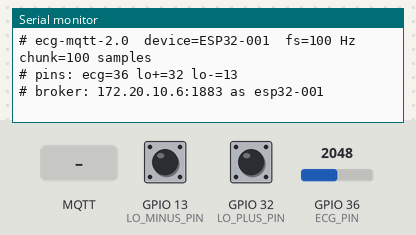
Bench run of a sketch on a simulated ESP32. Shown: the last lines printed to the serial monitor. The test bench sets the inputs (shaded band); at power-on: GPIO 13 (LO_MINUS_PIN) HIGH, GPIO 32 (LO_PLUS_PIN) HIGH, GPIO 36 (ECG_PIN) = 2048 (analog values on the 0–4095 scale). WiFi joins after 1.5 s; servers stay silent unless stated; no MQTT or app messages arrive unless stated.

Above: at 1.4 s.
1.5 s: MQTT message "1" arrives on the first subscribed topic
At 4.2 s:
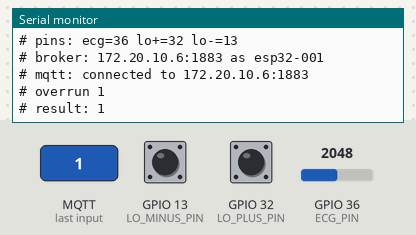
4.5 s: MQTT message "on" arrives on the first subscribed topic
At 4.9 s:
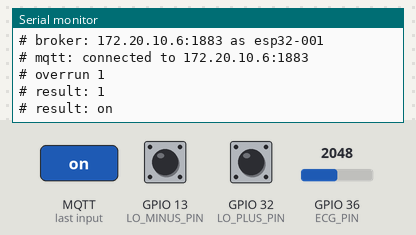
6.0 s: MQTT message "off" arrives on the first subscribed topic
At 7.3 s:
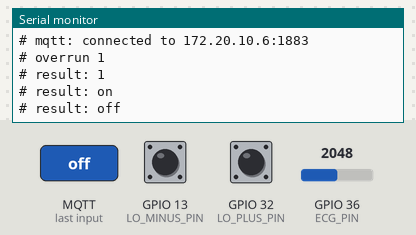

The sketch:

ecg_esp32_mqtt.ino
```cpp
/*
 * ECG acquisition  -  ESP32 + AD8232, streaming over Wi-Fi and MQTT
 * =================================================================
 *
 *   AD8232 -> ESP32 --Wi-Fi--> [ MQTT broker ] --> Flask backend -> 1D CNN
 *   ^^^^^^^^^^^^^^^^^^^^^^^^^
 *   this sketch
 *
 * This replaces the earlier version of this sketch, which captured a whole
 * ten-second window on the device and published it as one 9 KB message every
 * 30 seconds. That cannot drive a live waveform in a browser: nothing is seen
 * until a window is finished. This version publishes one second of samples at
 * a time, so the backend can draw the trace as it arrives, and assembles the
 * ten-second model window itself - using the same window rules as the USB
 * path, in one place, on the PC.
 *
 * USB is now only power, flashing and the debug console. The ECG itself
 * travels over Wi-Fi.
 *
 * WIRING  (unchanged, as verified on 2026-09-21 and 2026-09-23)
 *   AD8232 OUTPUT -> VP  = GPIO36   ADC1_CH0, input-only. ADC1 keeps working
 *                                   while Wi-Fi is on; ADC2 does not, which is
 *                                   why this pin matters for this sketch.
 *   AD8232 LO+    -> D32 = GPIO32   leads-off detection. Moved off GPIO12 on
 *                                   2026-09-21: GPIO12 is the MTDI strapping
 *                                   pin, and LO+ holding it HIGH at reset made
 *                                   the board watchdog-reset and an upload fail.
 *   AD8232 LO-    -> D13 = GPIO13   leads-off detection
 *   AD8232 3.3V   -> 3V3            NOT 5V: the output would exceed the 3.3 V
 *                                   ADC range and clip the QRS peaks.
 *   AD8232 GND    -> GND
 *
 * TOPICS   (device id only - never a patient name, see mosquitto/acl)
 *   ecg/devices/<DEVICE_ID>/data     published, QoS 0: one second of samples
 *   ecg/devices/<DEVICE_ID>/status   published retained, QoS 1: online/offline
 *   ecg/devices/<DEVICE_ID>/event    published, QoS 1: reconnects, overruns
 *   ecg/devices/<DEVICE_ID>/result   subscribed, QoS 1: the server's verdict
 *
 * CHUNK PAYLOAD
 *   {"device_id":"ESP32-001","seq":41,"t_us":123456789,"fs":100,"n":100,
 *    "lop":"000...0","lom":"000...0","adc":[2071,2068,...]}
 *   seq  increments by one per chunk, so the backend can see a lost chunk
 *   t_us micros() at the first sample of the chunk, for rate measurement
 *   lop  one character per sample, '1' = LO+ was high (that electrode off)
 *   lom  the same for LO-, so the backend keeps the per-lead detail
 *   adc  raw 12-bit counts. The device never normalises: the server z-scores
 *        with the same code the model was trained with, so the two cannot
 *        disagree about a statistic.
 *
 * CREDENTIALS
 *   In secrets.h, which is not in version control. Copy secrets_example.h.
 *
 * DEPENDENCIES  (Arduino IDE -> Library Manager)
 *   PubSubClient by Nick O'Leary
 */

#include <WiFi.h>
#include <PubSubClient.h>

#include "secrets.h"

#define FIRMWARE_VERSION "ecg-mqtt-2.0"

// ---------------------------------------------------------------------------
// Signal capture  -  unchanged from the verified USB sketch
// ---------------------------------------------------------------------------
const int ECG_PIN      = 36;   // VP
const int LO_PLUS_PIN  = 32;   // D32
const int LO_MINUS_PIN = 13;   // D13

const int SAMPLE_RATE = 100;                     // Hz - must match training
const int SAMPLE_US   = 1000000 / SAMPLE_RATE;   // 10,000 us between samples

const int CHUNK_SAMPLES = 100;                   // one second per message

// 100 readings of up to 4 characters plus the envelope and the lead-off
// string. PubSubClient's default buffer is 256 bytes, which would silently
// drop every chunk: publish() simply returns false. 2 KB is comfortable.
const uint16_t MQTT_BUFFER = 2048;

uint16_t chunkAdc[CHUNK_SAMPLES];
char     chunkLoP[CHUNK_SAMPLES + 1];   // LO+ per sample, '1' = electrode off
char     chunkLoM[CHUNK_SAMPLES + 1];   // LO- per sample

int           chunkCount  = 0;
unsigned long chunkStartUs = 0;
unsigned long nextSample   = 0;
unsigned long seq          = 0;
unsigned long overruns     = 0;
unsigned long publishFails = 0;

char topicData[72];
char topicStatus[72];
char topicEvent[72];
char topicResult[72];

WiFiClient   net;
PubSubClient mqtt(net);

// Reconnection is attempted on a timer rather than in a blocking loop, so
// sampling never stops while the link is down. A device that freezes for
// twenty seconds because the broker went away is a device that loses the
// heartbeat it was supposed to be watching.
unsigned long lastWifiAttempt = 0;
unsigned long lastMqttAttempt = 0;
const unsigned long WIFI_RETRY_MS = 5000;
const unsigned long MQTT_RETRY_MS = 3000;
bool wasConnected = false;


// ---------------------------------------------------------------------------
// Setup
// ---------------------------------------------------------------------------
void setup() {
  Serial.begin(115200);
  delay(200);

  // Pull-ups so that a missing or unplugged AD8232 reads as lead-off rather
  // than as two floating pins that read LOW at random.
  pinMode(LO_PLUS_PIN, INPUT_PULLUP);
  pinMode(LO_MINUS_PIN, INPUT_PULLUP);

  analogReadResolution(12);
  analogSetPinAttenuation(ECG_PIN, ADC_11db);

  snprintf(topicData,   sizeof(topicData),   "ecg/devices/%s/data",   DEVICE_ID);
  snprintf(topicStatus, sizeof(topicStatus), "ecg/devices/%s/status", DEVICE_ID);
  snprintf(topicEvent,  sizeof(topicEvent),  "ecg/devices/%s/event",  DEVICE_ID);
  snprintf(topicResult, sizeof(topicResult), "ecg/devices/%s/result", DEVICE_ID);

  Serial.printf("# %s  device=%s  fs=%d Hz  chunk=%d samples\n",
                FIRMWARE_VERSION, DEVICE_ID, SAMPLE_RATE, CHUNK_SAMPLES);
  Serial.printf("# pins: ecg=%d lo+=%d lo-=%d\n",
                ECG_PIN, LO_PLUS_PIN, LO_MINUS_PIN);
  Serial.printf("# broker: %s:%d as %s\n", MQTT_HOST, MQTT_PORT, MQTT_USER);

  WiFi.mode(WIFI_STA);
  WiFi.setSleep(false);          // sleep adds latency and drops chunks
  WiFi.begin(WIFI_SSID, WIFI_PASSWORD);
  lastWifiAttempt = millis();

  mqtt.setServer(MQTT_HOST, MQTT_PORT);
  mqtt.setCallback(onMessage);
  mqtt.setBufferSize(MQTT_BUFFER);
  mqtt.setKeepAlive(30);

  nextSample = micros();
  chunkStartUs = nextSample;
}


// ---------------------------------------------------------------------------
// The server's verdict comes back here
// ---------------------------------------------------------------------------
// Printed to the console only. Acting on it - a buzzer, an SMS to a carer - is
// named as future work in the thesis and is deliberately not implemented.
void onMessage(char* topic, byte* payload, unsigned int length) {
  Serial.print("# result: ");
  for (unsigned int i = 0; i < length && i < 200; i++) Serial.write(payload[i]);
  Serial.println();
}


// ---------------------------------------------------------------------------
// Connectivity, without blocking the sampler
// ---------------------------------------------------------------------------
void serviceWifi() {
  if (WiFi.status() == WL_CONNECTED) return;
  if (millis() - lastWifiAttempt < WIFI_RETRY_MS) return;

  lastWifiAttempt = millis();
  Serial.println("# wifi: reconnecting");
  WiFi.disconnect();
  WiFi.begin(WIFI_SSID, WIFI_PASSWORD);
}


void publishStatus(const char* state) {
  char payload[200];
  snprintf(payload, sizeof(payload),
           "{\"device_id\":\"%s\",\"state\":\"%s\",\"fw\":\"%s\",\"fs\":%d,"
           "\"ip\":\"%s\",\"rssi\":%d}",
           DEVICE_ID, state, FIRMWARE_VERSION, SAMPLE_RATE,
           WiFi.localIP().toString().c_str(), (int)WiFi.RSSI());
  mqtt.publish(topicStatus, payload, true);      // retained
}


void publishEvent(const char* kind, unsigned long value) {
  char payload[160];
  snprintf(payload, sizeof(payload),
           "{\"device_id\":\"%s\",\"event\":\"%s\",\"value\":%lu,\"seq\":%lu}",
           DEVICE_ID, kind, value, seq);
  mqtt.publish(topicEvent, payload);
}


void serviceMqtt() {
  if (mqtt.connected()) return;
  if (WiFi.status() != WL_CONNECTED) return;
  if (millis() - lastMqttAttempt < MQTT_RETRY_MS) return;

  lastMqttAttempt = millis();

  // The last will is registered with the broker now and published BY THE
  // BROKER if this device disappears without saying goodbye, so a device whose
  // battery dies does not appear online forever. Retained, so a dashboard that
  // connects later still learns the current state.
  char willPayload[120];
  snprintf(willPayload, sizeof(willPayload),
           "{\"device_id\":\"%s\",\"state\":\"offline\"}", DEVICE_ID);

  bool ok = mqtt.connect(DEVICE_ID, MQTT_USER, MQTT_PASS,
                         topicStatus, 1, true, willPayload);
  if (ok) {
    Serial.printf("# mqtt: connected to %s:%d\n", MQTT_HOST, MQTT_PORT);
    publishStatus("online");
    mqtt.subscribe(topicResult, 1);
    if (wasConnected) publishEvent("reconnected", 1);
    wasConnected = true;
  } else {
    // rc -4 timeout, -2 network, 4 bad credentials, 5 not authorised
    Serial.printf("# mqtt: connect failed rc=%d\n", mqtt.state());
  }
}


// ---------------------------------------------------------------------------
// Publish one second of ECG
// ---------------------------------------------------------------------------
// Built directly into the client's buffer rather than into a String: repeated
// String concatenation fragments the heap on this chip, and the payload size
// is known in advance.
bool publishChunk() {
  if (!mqtt.connected()) return false;

  char payload[MQTT_BUFFER];
  int n = snprintf(payload, sizeof(payload),
                   "{\"device_id\":\"%s\",\"seq\":%lu,\"t_us\":%lu,\"fs\":%d,"
                   "\"n\":%d,\"lop\":\"%s\",\"lom\":\"%s\",\"adc\":[",
                   DEVICE_ID, seq, chunkStartUs, SAMPLE_RATE,
                   chunkCount, chunkLoP, chunkLoM);

  for (int i = 0; i < chunkCount && n < (int)sizeof(payload) - 8; i++) {
    n += snprintf(payload + n, sizeof(payload) - n, i ? ",%u" : "%u",
                  chunkAdc[i]);
  }
  n += snprintf(payload + n, sizeof(payload) - n, "]}");

  bool ok = mqtt.publish(topicData, (const uint8_t*)payload, n, false);
  if (!ok) {
    publishFails++;
    Serial.printf("# publish failed (seq %lu, %d bytes, total fails %lu)\n",
                  seq, n, publishFails);
  }
  return ok;
}


// ---------------------------------------------------------------------------
// Main loop: sample on the tick, publish once a second, reconnect in the gaps
// ---------------------------------------------------------------------------
// Timed against micros() rather than delay(): the next tick is scheduled from
// the previous tick, so the time spent reading, publishing and reconnecting
// does not accumulate as drift. The model expects 100 Hz exactly; a window
// captured at a drifted rate is a stretched heartbeat whose shapes it has
// never seen.
void loop() {
  mqtt.loop();
  serviceWifi();
  serviceMqtt();

  if ((long)(micros() - nextSample) < 0) return;      // not time yet

  if (chunkCount == 0) chunkStartUs = micros();

  chunkAdc[chunkCount] = (uint16_t)analogRead(ECG_PIN);
  chunkLoP[chunkCount] = (digitalRead(LO_PLUS_PIN) == HIGH) ? '1' : '0';
  chunkLoM[chunkCount] = (digitalRead(LO_MINUS_PIN) == HIGH) ? '1' : '0';
  chunkCount++;

  nextSample += SAMPLE_US;

  if (chunkCount >= CHUNK_SAMPLES) {
    chunkLoP[chunkCount] = '\0';
    chunkLoM[chunkCount] = '\0';
    publishChunk();
    seq++;
    chunkCount = 0;
  }

  // If the loop fell more than one tick behind - a slow publish, a reconnect -
  // re-anchor instead of firing a burst of late samples, and say so. The
  // backend sees the same event as a timing gap and refuses the window rather
  // than scoring a signal with a hole in it.
  if ((long)(micros() - nextSample) > SAMPLE_US) {
    overruns++;
    nextSample = micros() + SAMPLE_US;
    if (overruns % 10 == 1) {
      Serial.printf("# overrun %lu\n", overruns);
      publishEvent("overrun", overruns);
    }
  }
}

/*
 * SECURITY NOTE, stated in the thesis rather than glossed over
 * -----------------------------------------------------------
 * Port 1883 is unencrypted. On a private hotspot with an authenticated broker
 * and per-device ACLs that is acceptable for a prototype: every client must
 * present credentials, and this device may publish only under its own device
 * id. It is not acceptable across the public internet, where the samples and
 * the credentials would be readable by anything on the path. A deployment uses
 * port 8883 with WiFiClientSecure, the broker's CA certificate, and per-device
 * credentials issued at registration.
 */
```

secrets.h
```cpp
/*
 * LOCAL SECRETS - not in version control (see .gitignore).
 * Generated 2026-09-23 for the prototype on the phone hotspot.
 *
 * Wi-Fi password set 2026-09-23. MQTT_HOST is this laptop's address on the
 * hotspot; re-check it with ipconfig if the hotspot is restarted, because the
 * address can change and the device would then have nowhere to publish.
 */
#pragma once

#define WIFI_SSID      "iPhone"
#define WIFI_PASSWORD  "12345678xx"

#define MQTT_HOST      "172.20.10.6"
#define MQTT_PORT      1883

#define MQTT_USER      "esp32-001"
#define MQTT_PASS      "bnKObBXVdyPrqbhZz--1FZ9j"

#define DEVICE_ID      "ESP32-001"
```

Measured:
- after the input at 1.5 s, the serial monitor: prints a new line after 1.6 s (image 1)
- after the input at 4.5 s, the serial monitor: prints a new line at once (image 2)
- after the input at 6.0 s, the serial monitor: prints a new line at once (image 3)
